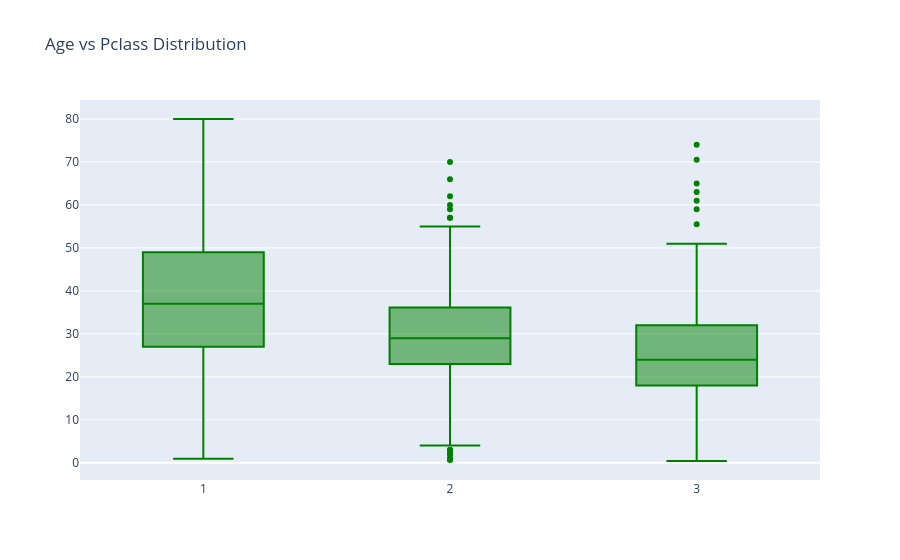

Write notebook code for a chart like this one.
### Code cell
#box plot and Scatter plot
trace=go.Box(x=data['Pclass'],y=data['Age'],marker={'color':'green'})
layout=go.Layout(title="Age vs Pclass Distribution")
fig=go.Figure(data=trace,layout=layout)
fig.show()

### Figure 1 — Plotly figure (JSON) as saved in the notebook; plotly's stock layout.template omitted (floating-point values rounded to 4 significant figures; data arrays with more than 128 entries replaced by an {"elided": "..."} marker saying what was removed)
{"data": [{"marker": {"color": "green"}, "type": "box", "x": {"elided": "891 int values"}, "y": {"elided": "891 float values"}}], "layout": {"title": {"text": "Age vs Pclass Distribution"}}}
